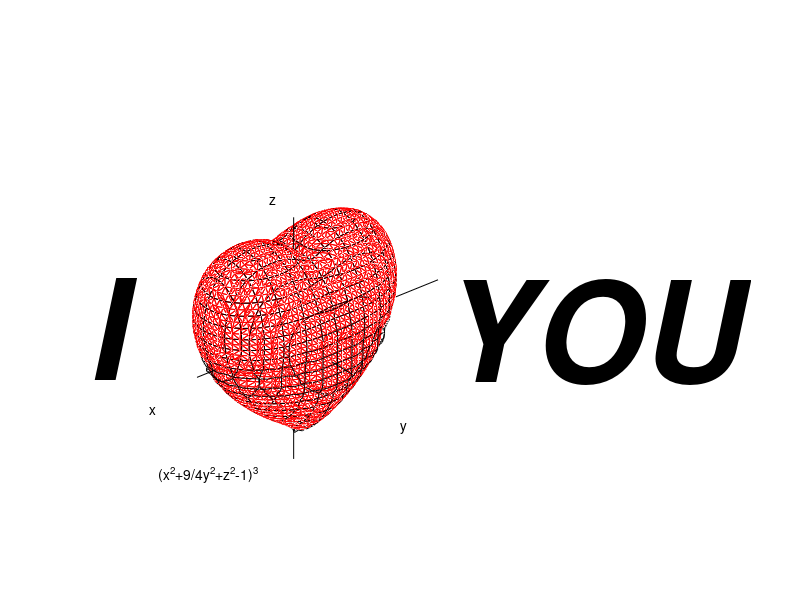

Source code (MATLAB):
% I know you will come
% Send this to your girl/boy friend, don't thank me !
clc
clear
[X,Y,Z] = meshgrid(linspace(-3,3,101));
F = -X.^2.*Z.^3-(9/80).*Y.^2.*Z.^3+(X.^2+(9/4).*Y.^2+Z.^2-1).^3;
hFigure = figure;
sz = get(hFigure, 'Position');
set(hFigure, 'Position', [sz(1)-0.15*sz(3) sz(2) 1.3*sz(3) sz(4)]);
set(hFigure,'color','w', 'menu','none')
hAxes = axes('Parent',hFigure,'NextPlot','add',...
    'DataAspectRatio',[1 1 1],... 
    'XLim',[30 120],'YLim',[35 65],'ZLim',[30 75]);
view([-39 30]);
axis off
hidden on
p = patch(isosurface(F,-0.001));
set(p,'FaceColor','w','EdgeColor','none');
 
for iX = [35 38 41 45 48 51 54 57 61 64 67] 
    plane = reshape(F(:,iX,:),101,101);
    cData = contourc(plane,[0 0]);
    xData = iX.*ones(1,cData(2,1));
    plot3(hAxes,xData,cData(2,2:end),cData(1,2:end),'k');
    pause(.1), drawnow
end
 
for iY = [41 44 47 51 55 58 61]
    plane = reshape(F(iY,:,:),101,101);
    cData = contourc(plane,[0 0]); 
    yData = iY.*ones(1,cData(2,1));
    plot3(hAxes,cData(2,2:end),yData,cData(1,2:end),'k');
    pause(.1), drawnow
end
for iZ = [36 38 40 42 44 46 48 50 52 54 56 58 60 62 64 66 69 71]
    plane = F(:,:,iZ);
    cData = contourc(plane,[0 0]); 
    startIndex = 1; 
    if size(cData,2) > (cData(2,1)+1) 
        startIndex = cData(2,1)+2;
        zData = iZ.*ones(1,cData(2,1)); 
        
        plot3(hAxes,cData(1,2:(startIndex-1)),...
            cData(2,2:(startIndex-1)),zData,'k');
    end
    zData = iZ.*ones(1,cData(2,startIndex));
    plot3(hAxes,cData(1,(startIndex+1):end),...
        cData(2,(startIndex+1):end),zData,'k');
    pause(.1), drawnow
end
set(p,'faceColor','r','EdgeColor','w');
pause(.2)
set(p,'faceColor','w','EdgeColor','r')
pause(.2)
text(7,50,70,'I', 'fontWeight','bold','FontAngle','italic','fontsize',100)
pause(.5)
text(80,50,43,'YOU', 'fontWeight','bold','FontAngle','italic','fontsize',100)
pause(.2)
%设置签名
line([20 80],[50 50],[52.5 52.5], 'color','k')
line([50 50],[20 80],[52.5 52.5], 'color','k')
line([50 50],[50 50],[30 80], 'color','k')
text(20,50,50,'x')
text(48,20,50,'y')
text(45,50,80,'z')
text(30,60,30,'(x^2+9/4y^2+z^2-1)^3');
